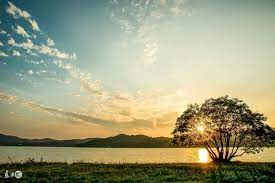
#> input picture images/test1.jpg, 275 x 183 px
$ python hist3.py
#> lines starting #> are read from the running program, lines starting #| are printed output that depends on the picture
import cv2
import numpy as np
from matplotlib import pyplot as plt

img = cv2.imread('./images/test1.jpg', 0)
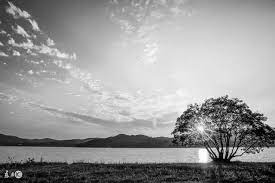
#> img: shape (183, 275); min 0, max 255, mean 152.6
# flatten() 将数组变成一维
hist, bins = np.histogram(img.flatten(), 256, [0, 256])
#> hist = 256 values, max 805 at index 226, min 4 at index 254, mean 196.6; bins = 257 values from 0 to 256
# 计算累积分布图
cdf = hist.cumsum()
#> cdf = 256 values from 165 to 50325
cdf_normalized = cdf * hist.max() / cdf.max()
#> cdf_normalized = 256 values from 2.64 to 805
plt.subplot(321), plt.imshow(img, 'gray'), plt.title('Original')

plt.subplot(322), plt.plot(cdf_normalized, color='b'),
plt.hist(img.flatten(), 256, [0, 256], color='r'),
plt.xlim([0, 256]),
plt.legend(('cdf', 'histogram'), loc='upper left'), plt.title('Histogram')

# 使用OpenCV函数实现直方图均衡化
img3 = cv2.equalizeHist(img)
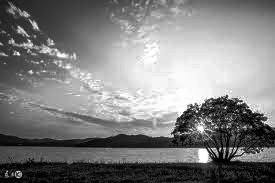
#> img3: shape (183, 275); min 0, max 255, mean 127.8
hist3, bins = np.histogram(img3.flatten(), 256, [0, 256])
#> hist3 = 256 values, max 805 at index 239, min 0 at index 83, mean 196.6
cdf3 = hist3.cumsum()
#> cdf3 = 256 values from 259 to 50325
cdf_m = cdf3 * hist3.max() / cdf3.max()
#> cdf_m = 256 values from 4.14 to 805

plt.subplot(323), plt.imshow(img3, 'gray'), plt.title('OpenCV Equalized')

plt.subplot(324), plt.plot(cdf_m, color='b'),
plt.hist(img3.flatten(), 256, [0, 256], color='r'),
plt.xlim([0, 256]),
plt.legend(('cdf', 'histogram'), loc='upper left'), plt.title('Histogram')

clahe = cv2.createCLAHE(clipLimit=2.0, tileGridSize=(8, 8))
img3 = clahe.apply(img)
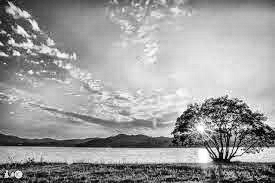
#> img3: shape (183, 275); min 1, max 255, mean 156.4
hist3, bins = np.histogram(img3.flatten(), 256, [0, 256])
#> hist3 = 256 values, max 538 at index 224, min 0 at index 0, mean 196.6
cdf3 = hist3.cumsum()
#> cdf3 = 256 values from 0 to 50325
cdf_m = cdf3 * hist3.max() / cdf3.max()
#> cdf_m = 256 values from 0 to 538

plt.subplot(325), plt.imshow(img3, 'gray'), plt.axis('off')
plt.title('CLAHE')

plt.subplot(326), plt.plot(cdf_m, color='b'),
plt.hist(img3.flatten(), 256, [0, 256], color='r'),
plt.xlim([0, 256]),
plt.legend(('cdf', 'histogram'), loc='upper left'),
plt.title('Histogram')

plt.show()
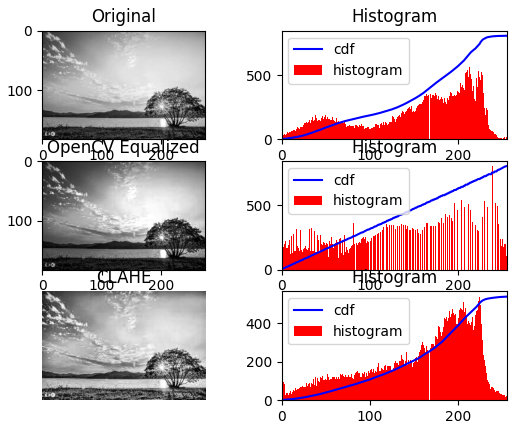
#> figure drawn by matplotlib, 6 panels; panel 2: tallest bar 805 high, from x = 226 to 227; panel 2: curve peaks at x = 255, y = 805; panel 4: tallest bar 805 high, from x = 239 to 240; panel 4: curve peaks at x = 255, y = 805

$ run again, with images/test55.jpg copied over images/test1.jpg
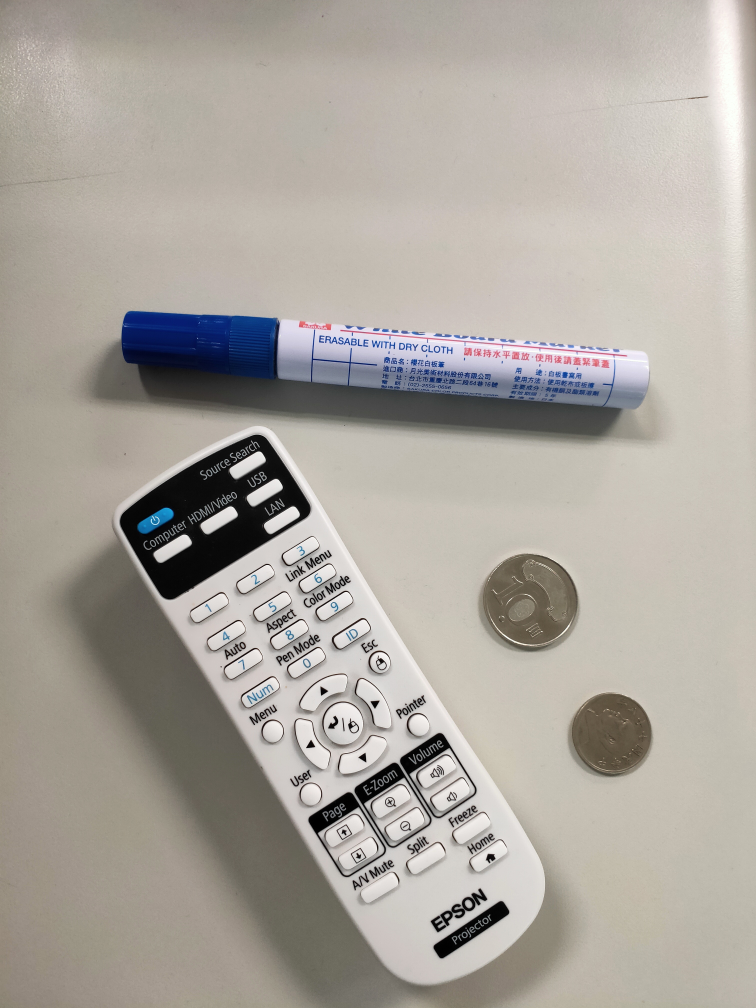
#> input picture images/test55.jpg, 3024 x 4032 px (shown at 1/4 size)
#> hist = 256 values, max 293852 at index 195, min 2727 at index 252, mean 47628; bins = 257 values from 0 to 256
#> cdf = 256 values from 26750 to 12192768
#> cdf_normalized = 256 values from 644.7 to 293852
#> `img3 = cv2.equalizeHist(img)`:
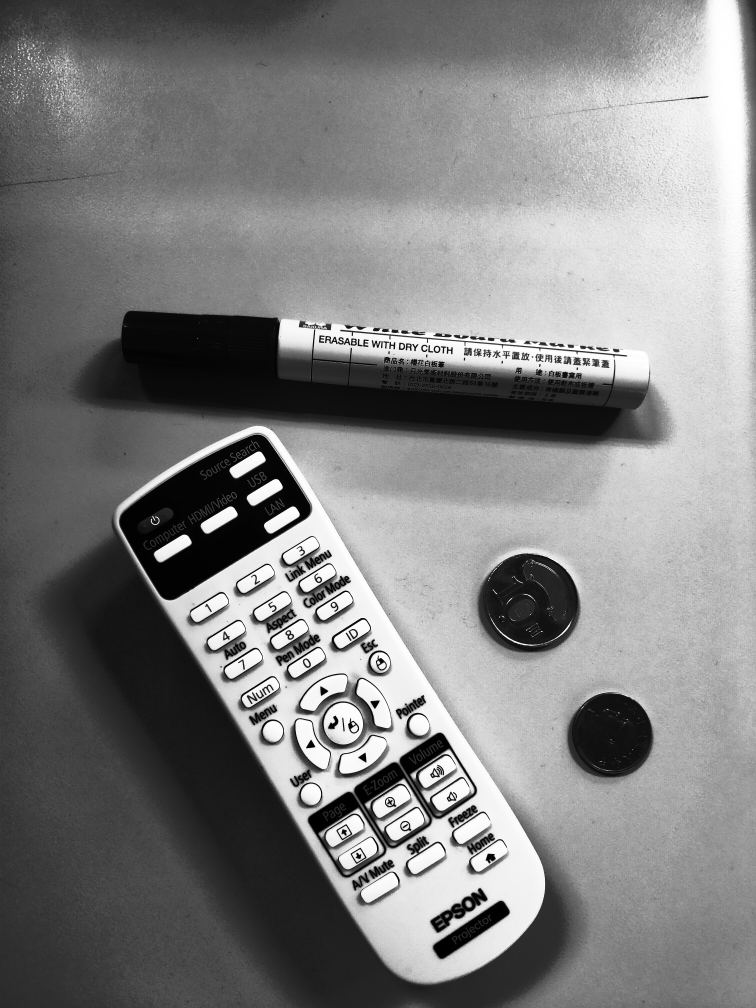
#> img3: shape (4032, 3024) (shown at 1/4 size); min 0, max 255, mean 128.6
#> `hist3, bins = np.histogram(img3.flatten(), 256, [0, 256])`: hist3 = 256 values, max 293852 at index 191, min 0 at index 53, mean 47628
#> `cdf3 = hist3.cumsum()`: cdf3 = 256 values from 44910 to 12192768
#> `cdf_m = cdf3 * hist3.max() / cdf3.max()`: cdf_m = 256 values from 1082.4 to 293852
#> `img3 = clahe.apply(img)`:
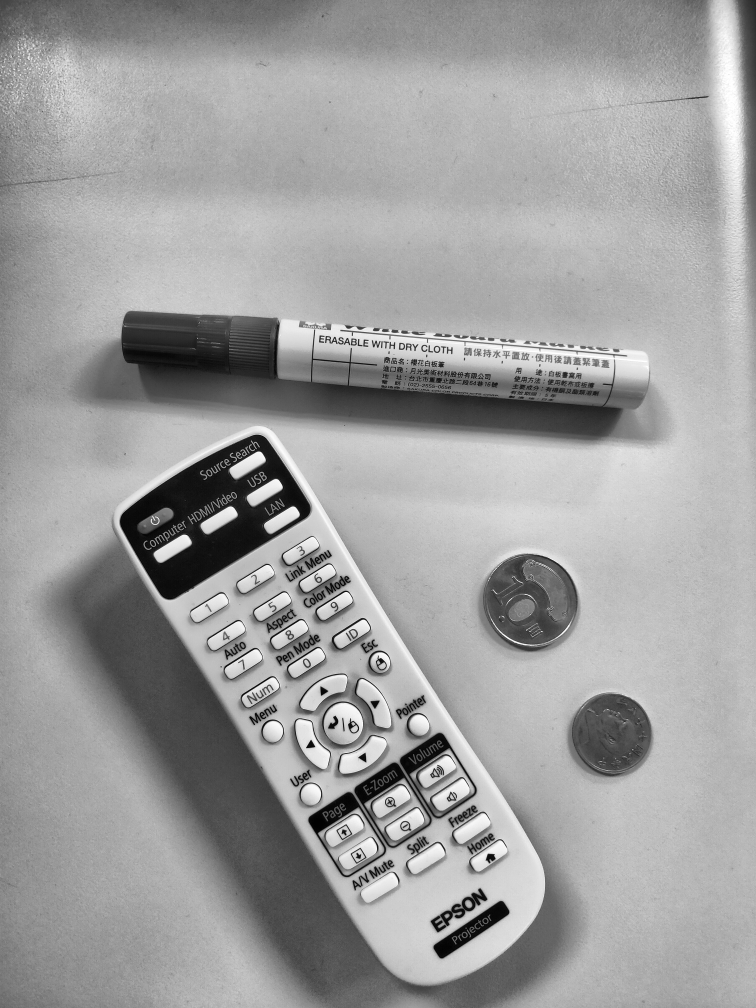
#> img3: shape (4032, 3024) (shown at 1/4 size); min 1, max 255, mean 158.2
#> `hist3, bins = np.histogram(img3.flatten(), 256, [0, 256])`: hist3 = 256 values, max 205648 at index 182, min 0 at index 0, mean 47628
#> `cdf3 = hist3.cumsum()`: cdf3 = 256 values from 0 to 12192768
#> `cdf_m = cdf3 * hist3.max() / cdf3.max()`: cdf_m = 256 values from 0 to 205648

$ run again, with images/akb.jpg copied over images/test1.jpg
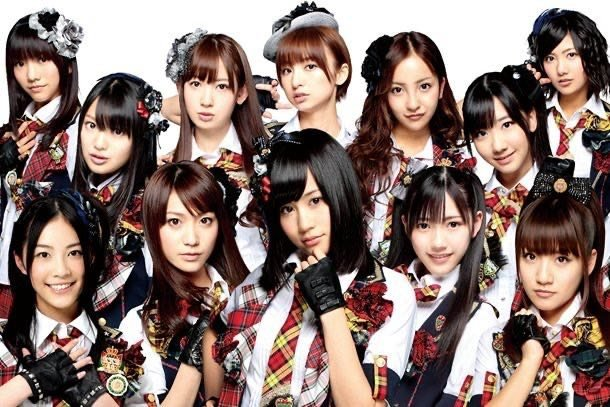
#> input picture images/akb.jpg, 610 x 407 px
#> `img = cv2.imread('./images/test1.jpg', 0)`:
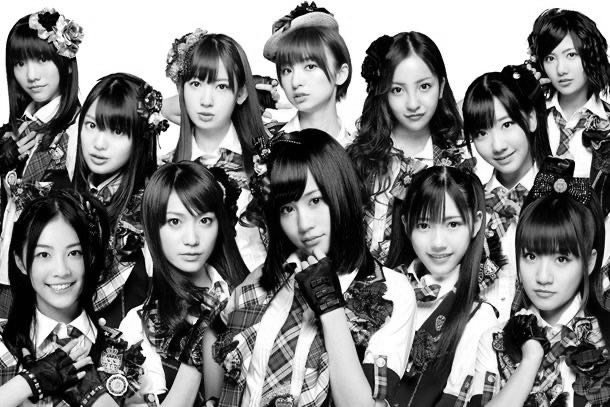
#> img: shape (407, 610); min 0, max 255, mean 122.6
#> hist = 256 values, max 23791 at index 255, min 351 at index 147, mean 969.8; bins = 257 values from 0 to 256
#> cdf = 256 values from 2975 to 248270
#> cdf_normalized = 256 values from 285.1 to 23791
#> `hist3, bins = np.histogram(img3.flatten(), 256, [0, 256])`: hist3 = 256 values, max 23791 at index 255, min 0 at index 1, mean 969.8
#> `cdf3 = hist3.cumsum()`: cdf3 = 256 values from 2975 to 248270
#> `cdf_m = cdf3 * hist3.max() / cdf3.max()`: cdf_m = 256 values from 285.1 to 23791
#> `img3 = clahe.apply(img)`:
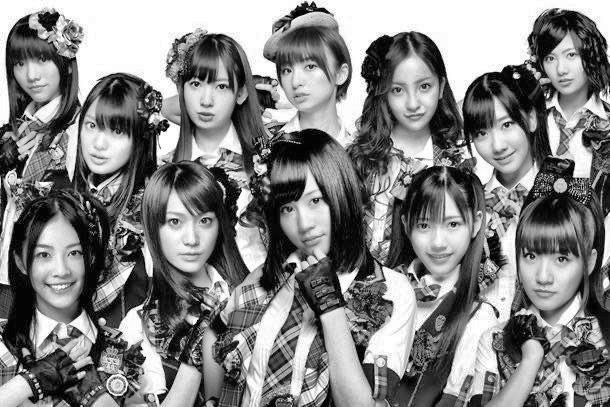
#> img3: shape (407, 610); min 0, max 255, mean 132.2
#> `hist3, bins = np.histogram(img3.flatten(), 256, [0, 256])`: hist3 = 256 values, max 23802 at index 255, min 3 at index 0, mean 969.8
#> `cdf3 = hist3.cumsum()`: cdf3 = 256 values from 3 to 248270
#> `cdf_m = cdf3 * hist3.max() / cdf3.max()`: cdf_m = 256 values from 0.288 to 23802
